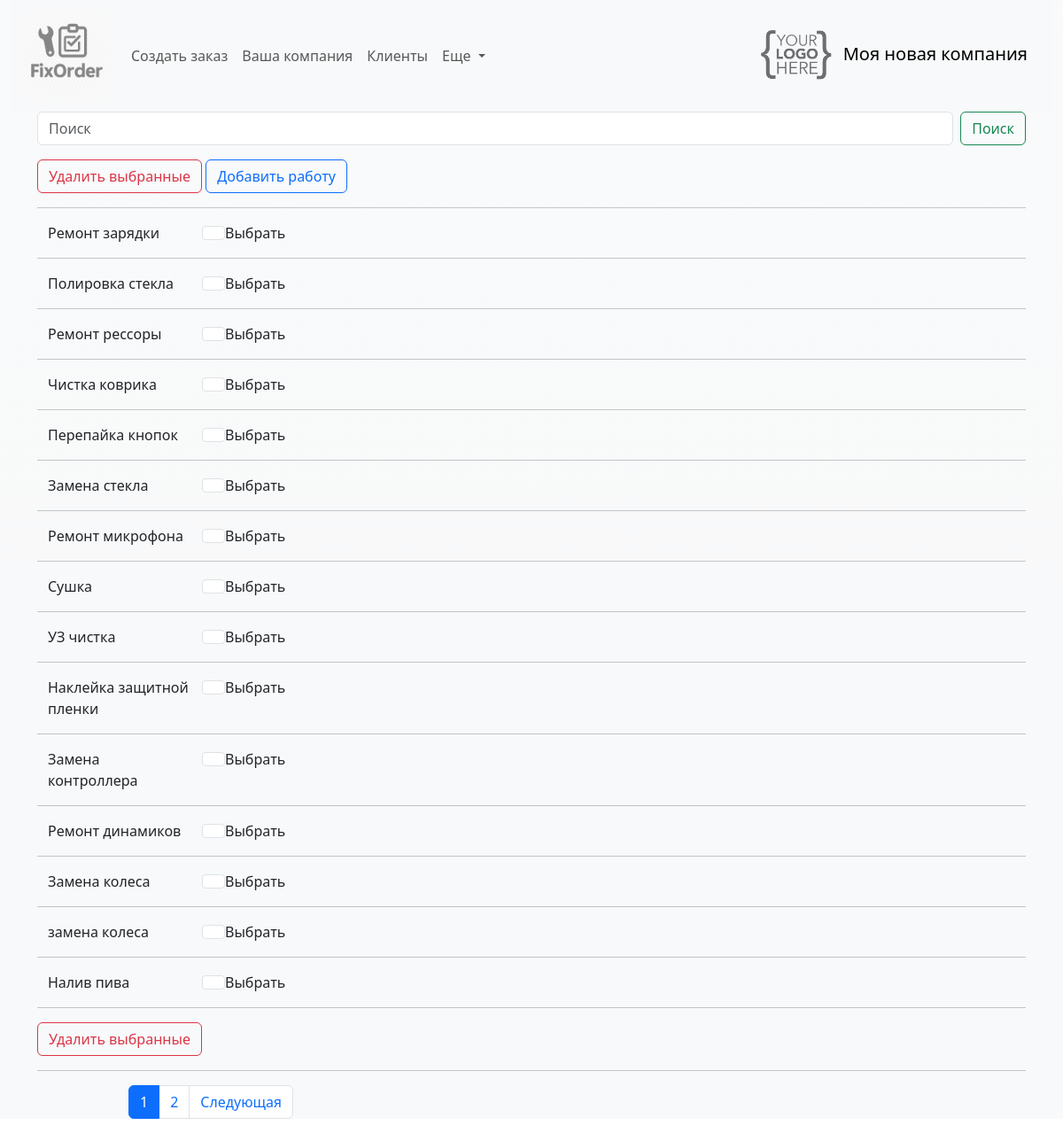
Page /typical_works/ on the committed database.
### fixorder/models.py (models this page shows, shortened)
class Company(models.Model):
    brand_name = models.CharField(max_length=255, unique=True, db_index=True, verbose_name='Название компании')
    official_name = models.CharField(max_length=255, blank=True, null=True, unique=True, db_index=True, verbose_name='Юридическое наименование')
    unp = models.DecimalField(max_digits=10, decimal_places=2, blank=True, null=True, verbose_name='УНП')
    phone = models.CharField(max_length=20, unique=True, verbose_name='Контактный номер')
    phone1 = models.CharField(max_length=20, blank=True, null=True, unique=True, verbose_name='Контактный номер')
    phone2 = models.CharField(max_length=20, blank=True, null=True, unique=True, verbose_name='Контактный номер')
    telegram = models.CharField(max_length=40, blank=True, null=True, verbose_name='Telegram')
    viber = models.CharField(max_length=20, blank=True, null=True, verbose_name='Viber')
    whatsapp = models.CharField(max_length=20, blank=True, null=True, verbose_name='Whattsapp')
    email = models.EmailField(max_length=50, blank=True, null=True, verbose_name='Электронная почта')
    adress = models.CharField(max_length=255, blank=True, null=True, unique=True, db_index=True, verbose_name='Адрес')
    postal_adress = models.CharField(max_length=255, blank=True, null=True, unique=True, verbose_name='Почтовый адрес')
    official_adress = models.CharField(max_length=255, blank=True, null=True, unique=True, verbose_name='Юридический адрес')
    income_data = models.TextField(max_length=20000, blank=True, null=True, verbose_name='Общая информация для приемной квитанции')
    warranty_data = models.TextField(max_length=20000, blank=True, null=True, verbose_name='Общая информация для приемной квитанции')
    photo = models.ImageField(upload_to="static/img/", blank=True, null=True, verbose_name="Логотип компании")

class TypicalWork(models.Model):
    description = models.CharField(max_length=255, verbose_name='Вид работы')
    class Meta:
        ordering = ['pk']

### fixorder/views.py (the view, shortened to what this page needs)
# urls.py: path('typical_works/', views.TypicalWorks.as_view(), name='typical_works'),
class TypicalWorks(ListView):
    model = TypicalWork
    template_name = 'fixorder/typical_work_list.html'
    context_object_name = 'my_works'
    paginate_by = 15
    extra_context = {'title': 'Виды работ', 'header': 'Ваши работы'}
    def get_queryset(self):
        query = self.request.GET.get('q')
        if query:
            query = query.replace("\\","")
            return TypicalWork.objects.filter(description__icontains=query)# для PosgreSQL можно использовать __icontains
        return TypicalWork.objects.all()

### fixorder/templatetags/fixorder_tags.py (called while the page is built)
@register.simple_tag
def logo_url():
    return static('img/logo.png')

@register.simple_tag
def get_company_name():
    return Company.objects.get(pk=1).brand_name

### fixorder/templates/fixorder/typical_work_list.html (shortened to what this page needs)
{% extends 'fixorder/base.html' %}
{% block content %}
{% include 'fixorder/search_without_checkbox.html' %}
<p>
<form method="POST" action="{% url 'typical_works' %}">
    <button type="submit" class="btn btn-outline-danger">Удалить выбранные</button>
    <a href="{% url 'create_typical_work' %}" class="btn btn-outline-primary">Добавить работу</a>
    <hr>
    {% for mw in my_works %}
<li class="list-group-item">
    <div class="container">
        <div class="row">
            <div class="col-2">{{ mw.description }}</div>
              <input class="form-check-input" type="checkbox" name="delete_ids" value="{{ mw.pk }}" id="{{ mw.pk }}_checkbox">Выбрать
        </div>
    </div>
    <hr>
{% endfor %}
</li>
<button type="submit" class="btn btn-outline-danger">Удалить выбранные</button>
</form>
<hr>
{% endblock content %}

### fixorder/templates/fixorder/navbar.html (shortened to what this page needs)
{% load fixorder_tags %}
<nav class="navbar navbar-expand-lg bg-body-tertiary">
  <div class="container-fluid">
    <a class="navbar-brand" href="/">
      <img src="/static/img/br_phone.png" alt="" height="100">
    </a>
    <div class="collapse navbar-collapse" id="navbarSupportedContent">
      <ul class="navbar-nav me-auto mb-2 mb-lg-0">
        <li class="nav-item">
          <a class="nav-link" href="/neworder">Создать заказ</a>
        </li>
        <li class="nav-item">
          <a class="nav-link" href="/company">Ваша компания</a>
        </li>
        <li class="nav-item">
          <a class="nav-link" href="/clientlist">Клиенты</a>
        </li>
        <li class="nav-item dropdown">
          <a class="nav-link dropdown-toggle" href="#" role="button" data-bs-toggle="dropdown" aria-expanded="false">
            Еще
          </a>
        </li>
      </ul>
    </div>
    <a class="navbar-brand" href="/">
      <img src="{% logo_url %}" alt="FixOrder" height="60">
      {% get_company_name %}
    </a>
    </div>
</nav>

### rows in the picture
Company: brand_name "Моя новая компания"
TypicalWork: description "Ремонт зарядки"
TypicalWork: description "Полировка стекла"
TypicalWork: description "Ремонт рессоры"
TypicalWork: description "Чистка коврика"
TypicalWork: description "Перепайка кнопок"
TypicalWork: description "Замена стекла"
TypicalWork: description "Ремонт микрофона"
TypicalWork: description "Сушка"
TypicalWork: description "УЗ чистка"
TypicalWork: description "Наклейка защитной пленки"
TypicalWork: description "Замена контроллера"
TypicalWork: description "Ремонт динамиков"
TypicalWork: description "Замена колеса"
TypicalWork: description "замена колеса"
TypicalWork: description "Налив пива"

### other values in the picture
{{ num }} "1"
{{ num }} "2"
